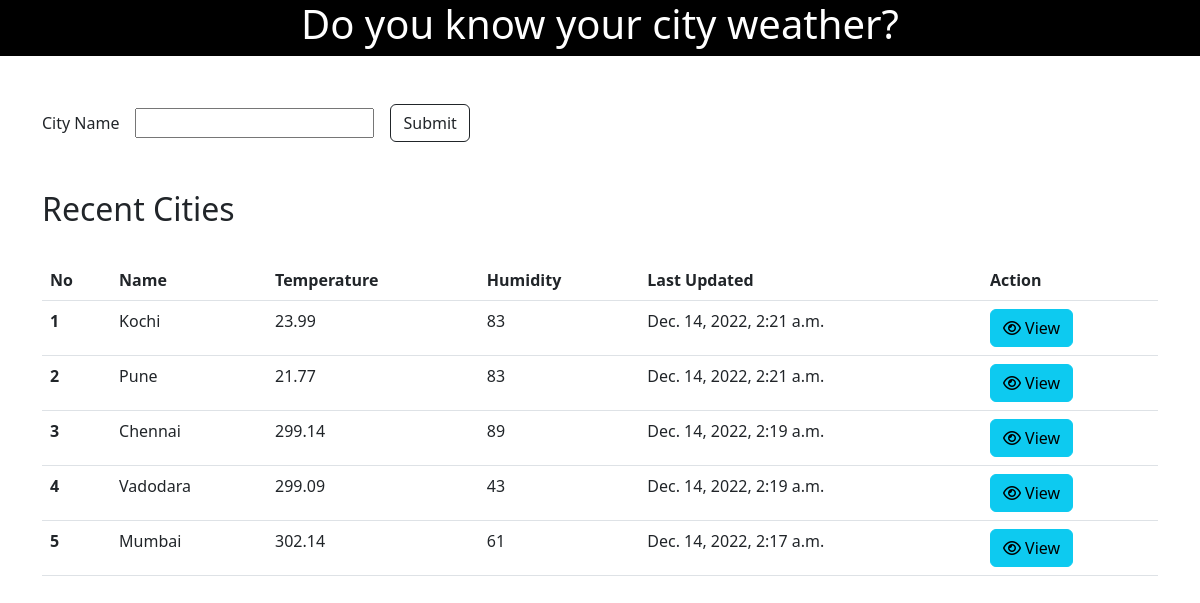
The page / on the database its author committed.
### weather/models.py (models this page shows, shortened)
class BaseModel(models.Model):
    created_at = models.DateTimeField(auto_now_add=True)
    updated_at = models.DateTimeField(auto_now=True)
    is_expired = models.BooleanField(default=False)
    class Meta:
        abstract = True

class City(BaseModel):
    name = models.CharField(max_length=25)
    temperature = models.CharField(max_length=25, default="")
    min_temp = models.CharField(max_length=25, default="")
    max_temp = models.CharField(max_length=25, default="")
    wind_speed = models.CharField(max_length=25, default="")
    humidity = models.CharField(max_length=25, default="")
    next_min_temp = models.CharField(max_length=25, default="")
    next_max_temp = models.CharField(max_length=25, default="")

### weather/views.py (the view, shortened to what this page needs)
# urls.py: path("", views.HomeView.as_view(), name="home"),
class HomeView(View):
    template_name = "city_list.html"
    def get(self, request, *args, **kwargs):
        context = {
            "form": CityForm(),
            "cities": City.objects.all().order_by("-created_at")[:5]
            or City.objects.all().order_by("-created_at"),
        }
        return render(request, self.template_name, context=context)

### weather/forms.py
class CityForm(forms.Form):
    name = forms.CharField()

### weather/templates/city_list.html (shortened to what this page needs)
{% extends 'base.html' %}
{% block content %}
<div class="container">
    <form method="POST">
        <div class="row g-3 align-items-center">
            <div class="col-auto">
            <label for="{{form.name.label}}" class="col-form-label">City {{form.name.label}}</label>
            </div>
            <div class="col-auto">
                {{form.name}}
            </div>
            <div class="col-auto">
                <input type="submit" value="Submit" class="btn btn-outline-dark">
            </div>
        </div>
    </form>
    <div class="row mt-5">
        <div class="col-8">
            <h2>Recent Cities</h2>
        </div>
    </div>
    {% if cities %}
        <table class="table mt-4">
            <thead>
                <tr>
                    <th scope="col">No</th>
                    <th scope="col">Name</th>
                    <th scope="col">Temperature</th>
                    <th scope="col">Humidity</th>
                    <th scope="col">Last Updated</th>
                    <th scope="col">Action</th>
                </tr>
            </thead>
            <tbody>
                {% for city in cities %}
                    <tr>
                        <th scope="row">{{forloop.counter}}</th>
                        <td>{{city.name}}</td>
                        <td>{{city.temperature}}</td>
                        <td>{{city.humidity}}</td>
                        <td>{{city.created_at}}</td>
                        <td>
                            <a class="btn btn-info" href="{% url 'city_detail' city.id %}"> <i class="fa fa-eye" aria-hidden="true"></i> View </a>
                        </td>
                    </tr>
                {% endfor %}
            </tbody>
        </table>
    {% else %}
        <div class="card">
            <div class="card-body">
                Not found any recent city.
            </div>
        </div>
    {% endif %}
</div>
{% endblock content %}

### weather/templates/base.html (shortened to what this page needs)
<!doctype html>
<html lang="en">
  <head>
    <link href="https://cdn.jsdelivr.net/npm/bootstrap@5.2.3/dist/css/bootstrap.min.css" rel="stylesheet">
  </head>
  <body>
  <div class="container-fluid">
    <nav class="row" style="background: black; color: white;">
      <h1 class="col-md-12 text-center">Do you know your city weather?</h1>
    </nav>
    {% block content %}{% endblock content %}
  </div>
  </body>
</html>

### rows shown on the page
City: name "Kochi", temperature "23.99", humidity "83", created_at "Dec. 14, 2022, 2:21 a.m."
City: name "Pune", temperature "21.77", humidity "83", created_at "Dec. 14, 2022, 2:21 a.m."
City: name "Chennai", temperature "299.14", humidity "89", created_at "Dec. 14, 2022, 2:19 a.m."
City: name "Vadodara", temperature "299.09", humidity "43", created_at "Dec. 14, 2022, 2:19 a.m."
City: name "Mumbai", temperature "302.14", humidity "61", created_at "Dec. 14, 2022, 2:17 a.m."
